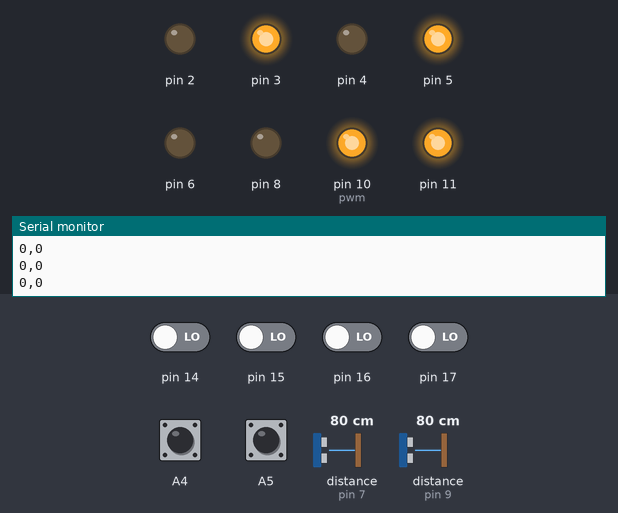
Simulated run of this sketch. Board: Arduino Uno, built with avr-gcc and run on an emulated ATmega328P. Shown: output pins drawn as LEDs (lit = HIGH), the last lines printed to the serial monitor. The test bench sets the inputs (shaded band); at power-on: A4, A5 HIGH, pin 14–17 LOW, distance to the obstacle (sensors on pin 7, pin 9) 80 cm. The echo pulse lasts 58.3 µs per cm; random numbers use the default seed unless the sketch sets one.

Above: at 0.8 s.
0.9 s: pin 15 driven HIGH
At 2.1 s:
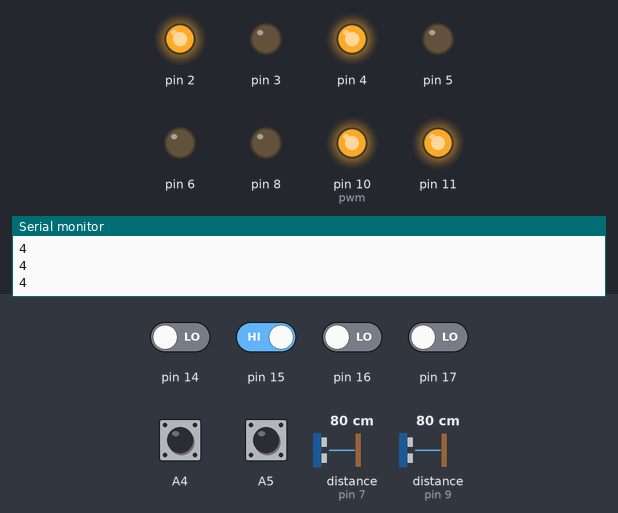
2.4 s: A4 pulled LOW for 0.15 s
At 2.48 s:
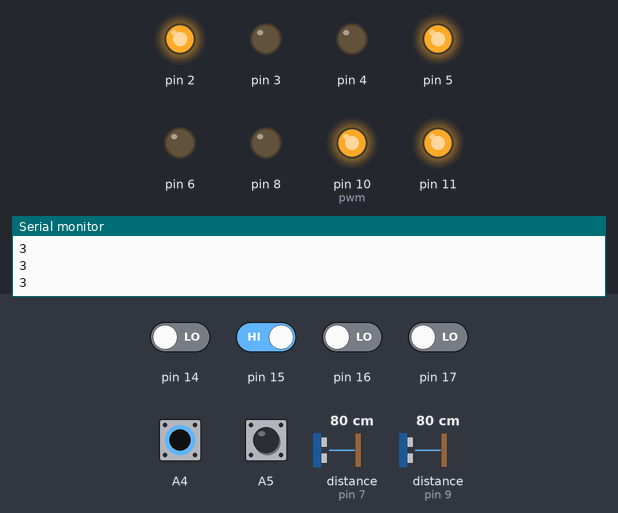
4.0 s: A5 pulled LOW for 0.15 s
At 6.9 s:
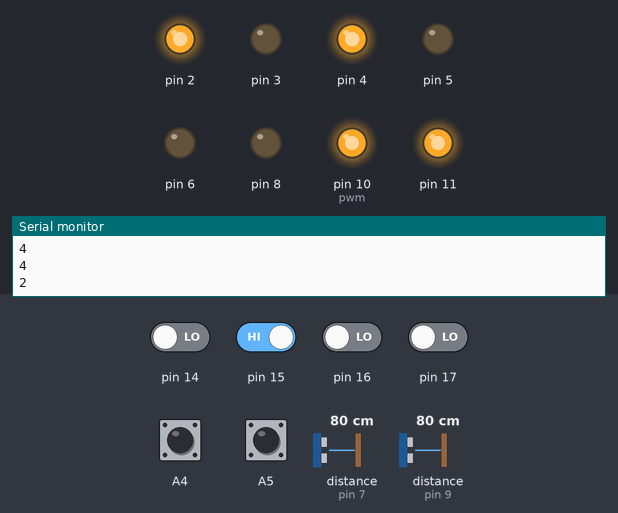
7.1 s: A5 pulled LOW for 1 s
At 8.4 s:
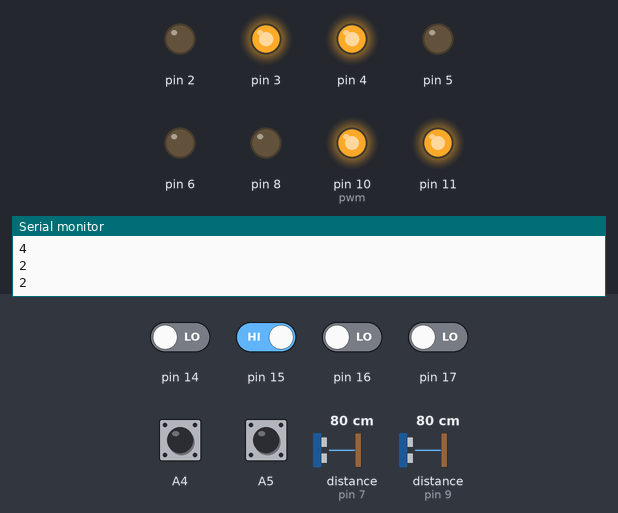
Timing chart, 0 to 10.8 s (numbered marks = the images above; inputs shaded):
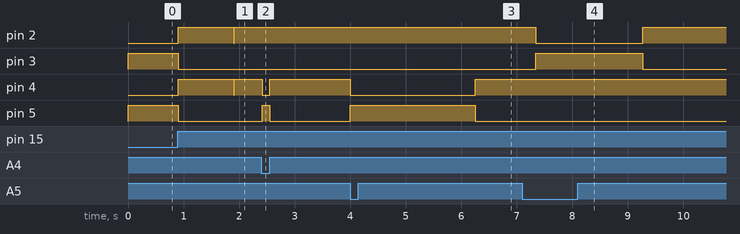

Measured:
- after the input at 0.9 s, pin 2, pin 4: LOW → HIGH at once, → LOW 1.0 s later, → HIGH 0.01 s later; pin 3, pin 5: HIGH → LOW at once
- after the input at 2.4 s, pin 4: HIGH → LOW at once, → HIGH 0.14 s later; pin 5: LOW → HIGH at once, → LOW 0.14 s later
- after the input at 4.0 s, pin 4: HIGH → LOW at once, → HIGH 2.2 s later; pin 5: LOW → HIGH at once, → LOW 2.2 s later
- after the input at 7.1 s, pin 2: HIGH → LOW after 0.24 s, → HIGH 1.9 s later; pin 3: LOW → HIGH after 0.24 s, → LOW 1.9 s later

The sketch:

car.ino
```cpp
int LFcolor,z=0,RFcolor,LBcolor,RBcolor,Lcount=0,Rcount=0,speed = 250 ;
long RTime,Fcm,LTime,Bcm;

void stop1()
{
  analogWrite(10,speed);
  analogWrite(11,speed);
  digitalWrite(2,0);
  digitalWrite(3,0);
  digitalWrite(4,0);
  digitalWrite(5,0);
}
void detect()
{
  digitalWrite(6,0);
  delayMicroseconds(2);
  digitalWrite(6,1);
  delayMicroseconds(10);
  digitalWrite(6,0);


  RTime = pulseIn(7,1);
  Fcm = RTime/58;

  digitalWrite(8,0);
  delayMicroseconds(2);
  digitalWrite(8,1);
  delayMicroseconds(10);
  digitalWrite(8,0);
  LTime = pulseIn(9,1);
  Bcm = LTime/58;

}
void right()
{
  analogWrite(10,speed);
  analogWrite(11,speed);
  digitalWrite(2,0);
  digitalWrite(3,1);
  digitalWrite(4,1);
  digitalWrite(5,0);
}
void left()
{
  analogWrite(10,speed);
  analogWrite(11,speed);
  digitalWrite(2,1);
  digitalWrite(3,0);
  digitalWrite(4,0);
  digitalWrite(5,1);

}
void back()
{
  analogWrite(10,250);
  analogWrite(11,250);
  digitalWrite(2,0);
  digitalWrite(3,1);
  digitalWrite(4,0);
  digitalWrite(5,1);
}
void go()
{
  analogWrite(10,speed);
  analogWrite(11,speed);
  digitalWrite(2,1);
  digitalWrite(3,0);
  digitalWrite(4,1);
  digitalWrite(5,0);
}
void S1()//戰略
{
      RFcolor = digitalRead(17);
      LFcolor = digitalRead(14);
      RBcolor = digitalRead(16);
      LBcolor = digitalRead(15);
      if(RFcolor ==1 || LFcolor==1)
      {

            back();
            delay(1000);
            left();
            delay(1000);
          }
      else if(RBcolor ==1 || LBcolor==1)
      {

            go();
            delay(1000);
            right();
            delay(1000);
      }
      else
      {
         if(Fcm<=30)
           {

              go();
           }
           else if(Bcm<=30)
           {

               back();


           }
           else
           {
            left();
           }
      }
}

void S2()//隨機亂跑
{

  RFcolor = digitalRead(17);
      LFcolor = digitalRead(14);
     if(RFcolor ==1 ||   LFcolor ==1)
      {
            back();
            delay(1000);
            left();
            delay(1000);
          }
      else
      {
          int x = random(0,2);
          if(x==0)
          {
            int j = random(1000,3000);
            right();
            delay(j);
            int y = random(1000,3000);
            go();
            delay(y);
          }
          else
          {
            int j = random(1000,3000);
            left();
            delay(j);
            int y = random(1000,3000);
            go();
            delay(y);
          }
      }
}
void S3()
{
      RFcolor = digitalRead(17);
      LFcolor = digitalRead(14);
      if(RFcolor ==1 || LFcolor==1)
      {

            back();
            delay(1000);
            left();
            delay(1000);
          }
      else
      {
           detect();
           if(Fcm<=30)
           {

              go();
           }
           else if(Bcm<=10)
           {

               left();
               delay(2000);


           }
           else
           {
            left();
           }
      }
}
void S4()
{
   go();
}
void setup() {
 for(int i=2;i<=5;i++)//馬達
 pinMode(i,1);
 pinMode(10,1);//pwm
 pinMode(11,1);
 pinMode(8,1);//超音波
 pinMode(9,0);
 pinMode(6,1);//超音波
 pinMode(7,0);
 pinMode(14,0);//紅外線
 pinMode(15,0);
 pinMode(16,0);
 pinMode(17,0);

 pinMode(A4,INPUT_PULLUP);
 pinMode(A5,INPUT_PULLUP);
 Serial.begin(9600);

    RBcolor = digitalRead(16);
    LBcolor = digitalRead(15);
 while(RBcolor == 0 && LBcolor ==0)
   {
    Serial.print(RBcolor);
    Serial.print(",");
    Serial.println(LBcolor);
    RBcolor = digitalRead(16);
    LBcolor = digitalRead(15);
    back();
   }
  go();
  delay(1000);
  stop1();


}

void loop()
{
  detect();
  int x = digitalRead(A4)+digitalRead(A5)*2 + 1;//連通是0
  RFcolor = digitalRead(17);
  LFcolor = digitalRead(14);
  Serial.println(x);
  switch(x)
  {
    case 1:
     S1();
     break;
     case 2:
     S2();
     break;
     case 3:
     S3();
     break;
     case 4:
     S4();
     break;

  }

}
```
